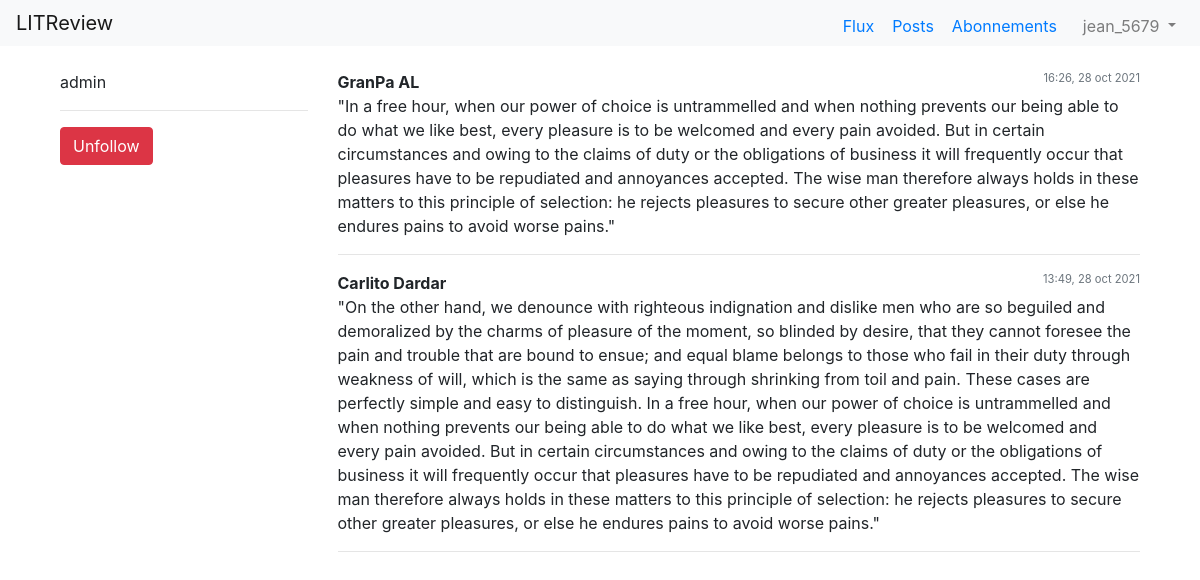
Page /profiles/1/ (signed in) on the committed database.
### users/models.py (models this page shows)
class CustomUser(AbstractUser):
    age = models.PositiveIntegerField(null=True, blank=True)

### profiles/models.py (models this page shows)
class Profile(models.Model):
    user = models.OneToOneField(to=settings.AUTH_USER_MODEL, on_delete=models.CASCADE)
    following = models.ManyToManyField(to=settings.AUTH_USER_MODEL, related_name='following', blank=True)
    updated = models.DateTimeField(auto_now=True)
    created = models.DateTimeField(auto_now_add=True)
    def profiles_tickets(self):
        return self.ticket_set.all()
    def __str__(self):
        return str(self.user.username)
    class Meta:
        ordering = ('-created',)

### tickets/models.py (models this page shows, shortened)
class Ticket(models.Model):
    title = models.CharField(max_length=128)
    description = models.TextField(max_length=2048, blank=True)
    author = models.ForeignKey(Profile, on_delete=models.CASCADE)
    image = models.ImageField(null=True, blank=True)
    updated = models.DateTimeField(auto_now=True)
    created = models.DateTimeField(auto_now_add=True)
    class Meta:
        ordering = ['-created']

### profiles/views.py (the view)
# urls.py: path('<pk>/', ProfileDetailView.as_view(), name='profile-detail-view'),
class ProfileDetailView(LoginRequiredMixin, DetailView):
    model = Profile
    template_name = 'profiles/detail.html'
    login_url = 'login'
    def get_object(self, **kwargs):
        pk = self.kwargs.get('pk')
        view_profile = Profile.objects.get(pk=pk)
        return view_profile
    def get_context_data(self, **kwargs):
        context = super().get_context_data(**kwargs)
        view_profile = self.get_object()
        my_profile = Profile.objects.get(user=self.request.user)
        if view_profile.user in my_profile.following.all():
            follow = True
        else:
            follow = False
        context["follow"] = follow
        return context

### profiles/templates/profiles/detail.html (shortened to what this page needs)
{% extends 'base.html' %}
{% block content %}
<div class="container">
    <div class="row">
        <div class="col-3">
            {{object}}
            <hr>
            {% if follow %}
                <form action="{% url 'profiles:follow-unfollow-view' %}" method="POST">
                    <button type="submit" class="btn btn-danger"> Unfollow</button>
                </form>
            {% else %}
                <button id="follow-btn" class="btn btn-success">Follow</button>
            {% endif %}
        </div>
        <div class="col-9">
            {% for ticket in object.profiles_tickets %}
                <b>{{ticket.title}}</b>
                <span class="text-muted float-right" style="font-size:0.7rem;">{{ ticket.created|date:"H:i" }}, {{ ticket.created|date:"d b Y" }}</span>
                <br>
                {{ticket.description}}
                <br>
                <hr>
            {% endfor %}
        </div>
    </div>
</div>
{% endblock content %}

### templates/base.html (shortened to what this page needs)
<!DOCTYPE html>
<html lang="fr">
    <head>
        <link rel="stylesheet" href="https://cdn.jsdelivr.net/npm/bootstrap@4.6.0/dist/css/bootstrap.min.css">
        <link rel="stylesheet" href="https://cdnjs.cloudflare.com/ajax/libs/font-awesome/4.7.0/css/font-awesome.min.css">
    </head>
    <body>
        <nav class="navbar navbar-expand-sm navbar-light bg-light mb-4">
            <div class="d-flex flex-grow-1">
                <a class="navbar-brand " href="{% url 'home' %}" style="padding-top: 0px; padding-bottom: 0px;">LITReview</a>
                <div class="w-100 text-right"></div>
            </div>
            <div class="collapse navbar-collapse flex-grow-1 text-right" id="menunavbar">
                    {% if user.is_authenticated %}
                        <ul class="navbar-nav ml-auto flex-nowrap" style="padding-top: 5px;">
                            <li class="nav-item">
                                <a href="{% url 'ticket_list' %}">Flux</a>
                            </li>
                            <li class="nav-item">
                                <span >&nbsp;&nbsp;&nbsp;&nbsp;</span>
                            </li>
                            <li class="nav-item">
                                <a href="{% url 'tickets-follow-view' %}">Posts</a>
                            </li>
                            <li class="nav-item">
                                <span >&nbsp;&nbsp;&nbsp;&nbsp;</span>
                            </li>
                            <li class="nav-item">
                                <a href="{% url 'profiles:profile-list-view' %}">Abonnements</a>
                            </li>
                            <li class="nav-item">
                                <span >&nbsp;&nbsp;&nbsp;&nbsp;</span>
                            </li>
                            <li class="nav-item dropdown">
                                <a class="nav-link dropdown-toggle" href="#" id="navbarDropdownMenuLink" role="button" data-toggle="dropdown" aria-expanded="false" style="padding-top: 0px;padding-bottom: 0px;">
                                    {{ user.username }}
                                </a>
                            </li>
                        </ul>
                    {% endif %}
            </div>
        </nav>
        <div class="container">
            {% block content %}
            {% endblock content %}
        </div>
    </body>
</html>

### rows in the picture
CustomUser: username "jean_5679"
Profile: user.username "admin"
Ticket: title "GranPa AL", created "16:26", created "28 oct 2021", description "\"In a free hour, when our power of choice is untrammelled and when nothing prevents our being able to do what we like best, every pleasure is to be welcomed and every pain avoided. But in certain circumstances and owing to the claims of duty or the obligations of business it will frequently occur that pleasures have to be repudiated and annoyances accepted. The wise man therefore always holds in these matters to this principle of selection: he rejects pleasures to secure other greater pleasures, or else he endures pains to avoid worse pains.\""
Ticket: title "Carlito Dardar", created "13:49", created "28 oct 2021", description "\"On the other hand, we denounce with righteous indignation and dislike men who are so beguiled and demoralized by the charms of pleasure of the moment, so blinded by desire, that they cannot foresee the pain and trouble that are bound to ensue; and equal blame belongs to those who fail in their duty through weakness of will, which is the same as saying through shrinking from toil and pain. These cases are perfectly simple and easy to distinguish. In a free hour, when our power of choice is untrammelled and when nothing prevents our being able to do what we like best, every pleasure is to be welcomed and every pain avoided. But in certain circumstances and owing to the claims of duty or the…"
